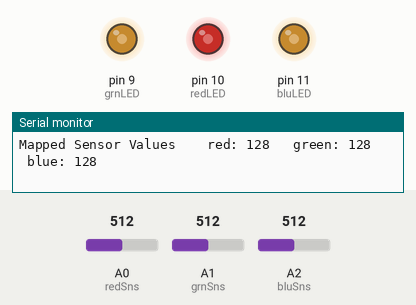
Recording of a sketch running on a simulated Arduino Uno, built with avr-gcc and run on an emulated ATmega328P. On the bench: output pins drawn as LEDs (lit = HIGH), the last lines printed to the serial monitor. Inputs (shaded band) come from the test bench; at power-on: A0 (redSns) = 512, A1 (grnSns) = 512, A2 (bluSns) = 512.

Above: at 1.2 s.
1.3 s: A0 (redSns) set to 408
At 2.7 s:
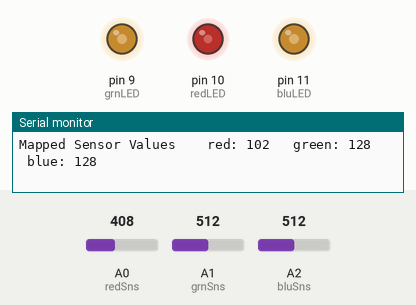
4.3 s: A0 (redSns) set to 392
At 4.8 s:
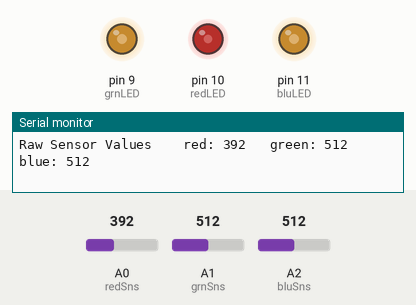
7.3 s: A1 (grnSns) set to 416
At 8.3 s:
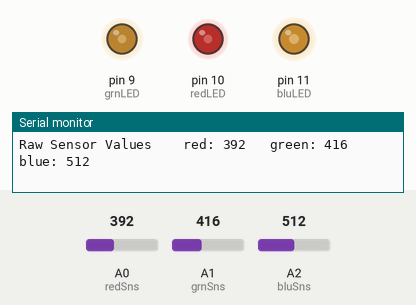
10.3 s: A1 (grnSns) set to 389
At 11.2 s:
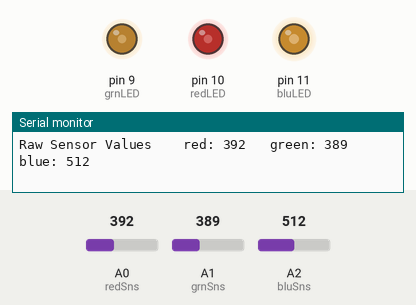
13.3 s: A2 (bluSns) set to 418
At 14.8 s:
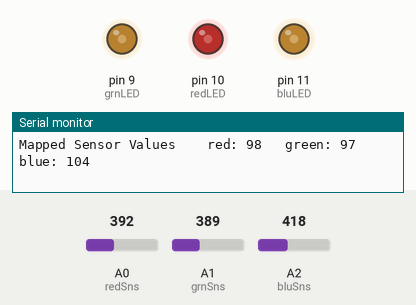
16.3 s: A2 (bluSns) set to 385
At 17.3 s:
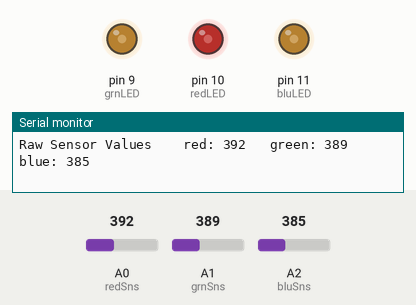
Timing chart, 0 to 19.3 s (numbered marks = the images above; inputs shaded):
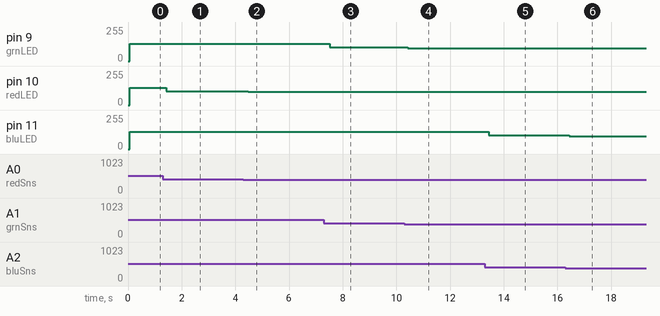

Measured:
- after the input at 1.3 s, pin 10 (redLED): 128/255 → 102/255 after 0.12 s
- after the input at 4.3 s, pin 10 (redLED): 102/255 → 98/255 after 0.18 s
- after the input at 7.3 s, pin 9 (grnLED): 128/255 → 104/255 after 0.21 s
- after the input at 10.3 s, pin 9 (grnLED): 104/255 → 97/255 after 0.13 s
- after the input at 13.3 s, pin 11 (bluLED): 128/255 → 104/255 after 0.13 s
- after the input at 16.3 s, pin 11 (bluLED): 104/255 → 96/255 after 0.14 s

The sketch:

ColorChanger.ino
```cpp
// Global Variables
const int grnLED = 9;
const int redLED = 10;
const int bluLED = 11;
const int grnSns = A1;
const int redSns = A0;
const int bluSns = A2;
int red = 0;
int grn = 0;
int blu = 0;
int redSnsVal = 0;
int grnSnsVal = 0;
int bluSnsVal = 0;

void setup() {
  Serial.begin(9600);
  pinMode(grnLED, OUTPUT);
  pinMode(redLED, OUTPUT);
  pinMode(bluLED, OUTPUT);
}

void loop() {
  // read sensor values
  redSnsVal = analogRead(redSns);
  delay(5);
  grnSnsVal = analogRead(grnSns);
  delay(5);
  bluSnsVal = analogRead(bluSns);

  // log raw sensor input to terminal
  Serial.print("Raw Sensor Values \t red: ");
  Serial.print(redSnsVal);
  Serial.print("\t green: ");
  Serial.print(grnSnsVal);
  Serial.print("\t blue: ");
  Serial.println(bluSnsVal);

  // adjusted values
  red = redSnsVal / 4;
  grn = grnSnsVal / 4;
  blu = bluSnsVal / 4;

  Serial.print("Mapped Sensor Values \t red: ");
  Serial.print(red);
  Serial.print("\t green: ");
  Serial.print(grn);
  Serial.print("\t blue: ");
  Serial.println(blu);

  analogWrite(redLED, red);
  analogWrite(grnLED, grn);
  analogWrite(bluLED, blu);
}
```
